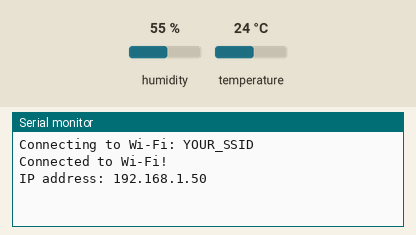
Recording of a sketch running on a simulated Arduino Uno R4 WiFi. Shown: the last lines printed to the serial monitor. The inputs (shaded band) are chosen by the test bench; at power-on: humidity 55 %, temperature 24 °C. WiFi joins after 1.5 s; servers stay silent unless stated.

Above: at 2.7 s.
2.8 s: humidity set to 22 %
At 15.8 s:
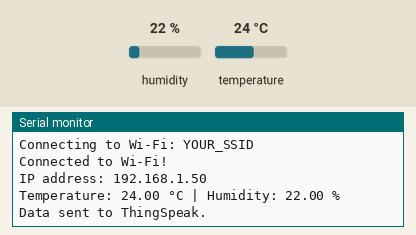
23.0 s: temperature set to 12 °C
At 30.18 s:
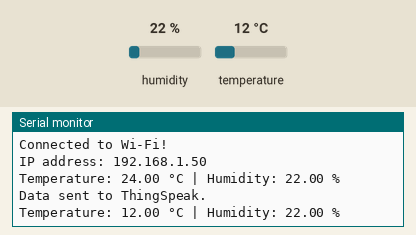
43.2 s: humidity set to 40 %
At 45.8 s:
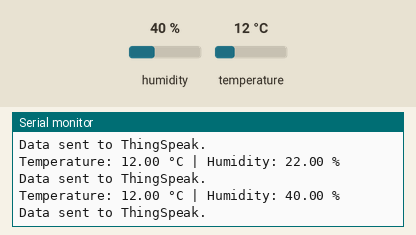

The sketch:

thinkspeak.ino
```cpp
#include <WiFiS3.h>
#include <WiFiClient.h>
#include <DHT.h>

const char* ssid = "YOUR_SSID";
const char* password = "YOUR_PASSWORD";

const char* server = "api.thingspeak.com";
const int port = 80;
const String apiKey = "YOUR_THINGSPEAK_API_KEY";

#define DHTPIN 2
#define DHTTYPE DHT11
DHT dht(DHTPIN, DHTTYPE);

WiFiClient client;

unsigned long lastMillis = 0;
const long interval = 15000;

void setup() {
  Serial.begin(115200);
  while (!Serial);

  dht.begin();

  Serial.print("Connecting to Wi-Fi: ");
  Serial.println(ssid);

  while (WiFi.begin(ssid, password) != WL_CONNECTED) {
    Serial.print(".");
    delay(1000);
  }

  Serial.println("\nConnected to Wi-Fi!");
  Serial.print("IP address: ");
  Serial.println(WiFi.localIP());
}

void loop() {
  unsigned long currentMillis = millis();

  if (currentMillis - lastMillis >= interval) {
    lastMillis = currentMillis;

    float humidity = dht.readHumidity();
    float temperature = dht.readTemperature();

    if (isnan(humidity) || isnan(temperature)) {
      Serial.println("Failed to read from DHT sensor!");
      return;
    }

    Serial.print("Temperature: ");
    Serial.print(temperature);
    Serial.print(" °C | Humidity: ");
    Serial.print(humidity);
    Serial.println(" %");

    if (client.connect(server, port)) {
      String url = "/update?api_key=" + apiKey +
                   "&field1=" + String(temperature) +
                   "&field2=" + String(humidity);

      client.print(String("GET ") + url + " HTTP/1.1\r\n" +
                   "Host: " + server + "\r\n" +
                   "Connection: close\r\n\r\n");

      Serial.println("Data sent to ThingSpeak.");
    } else {
      Serial.println("Failed to connect to ThingSpeak.");
    }

    client.stop();
  }
}
```

Measured:
- after the input at 2.8 s, the serial monitor: prints a new line after 12.2 s (image 1)
- after the input at 23.0 s, the serial monitor: prints a new line after 7.0 s (image 2)
- after the input at 43.2 s, the serial monitor: prints a new line after 1.8 s (image 3)
